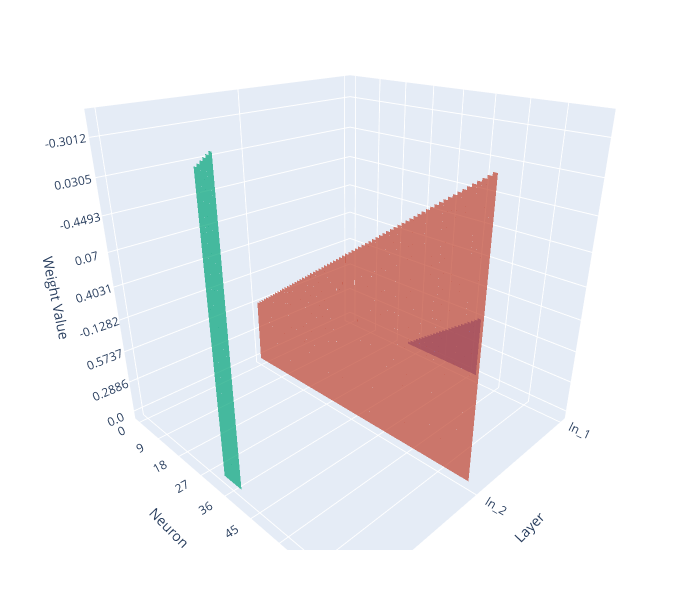

Notebook code cell kept with this figure:
### Markdown cell above
Show how `init_kaiming_normal_weights` affects the weights...

### Code cell
torch.manual_seed(0)
layers = nn.Sequential(
    nn.Linear(2,12),
    nn.ReLU(),
    nn.Linear(12,6),
    nn.ReLU(),
    nn.Linear(6,1)
)
layers.apply(init_kaiming_normal_weights)
show_sequential_layer_weights(layers)

### Figure 1 — Plotly figure (JSON) as saved in the notebook; plotly's stock layout.template omitted (floating-point values rounded to 4 significant figures; data arrays with more than 128 entries replaced by an {"elided": "..."} marker saying what was removed)
{"data": [{"i": {"elided": "142 int values"}, "j": {"elided": "142 int values"}, "k": {"elided": "142 int values"}, "opacity": 0.7, "type": "mesh3d", "x": {"elided": "214 str values"}, "y": {"elided": "214 str values"}, "z": {"elided": "214 str values"}}, {"i": {"elided": "142 int values"}, "j": {"elided": "142 int values"}, "k": {"elided": "142 int values"}, "opacity": 0.7, "type": "mesh3d", "x": {"elided": "214 str values"}, "y": {"elided": "214 str values"}, "z": {"elided": "214 str values"}}, {"i": {"elided": "142 int values"}, "j": {"elided": "142 int values"}, "k": {"elided": "142 int values"}, "opacity": 0.7, "type": "mesh3d", "x": {"elided": "214 str values"}, "y": {"elided": "214 str values"}, "z": {"elided": "214 str values"}}], "layout": {"autosize": false, "height": 600, "margin": {"b": 50, "l": 30, "r": 30, "t": 10}, "scene": {"camera": {"eye": {"z": 0.8}}, "xaxis": {"title": {"text": "Layer"}}, "yaxis": {"title": {"text": "Neuron"}}, "zaxis": {"title": {"text": "Weight Value"}}}, "width": 700}}
